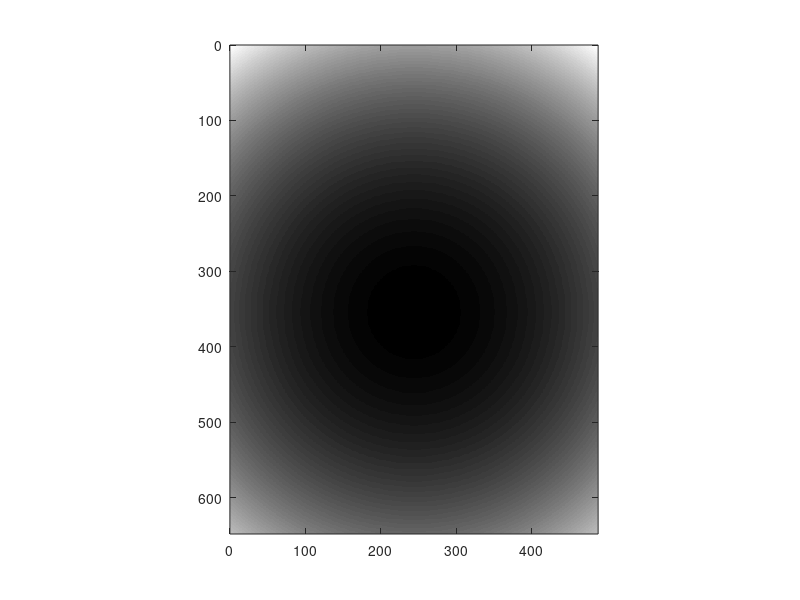

The MATLAB source for this figure: (Note: this script raises an error after producing the figure.)
clear all
tic
% Data reading & stacking
frame_width=648;
frame_height=488;

X_overlapping=30;
Y_overlapping=20;

cmin=10;
cmax_set=20;


frame_width_eff=frame_width-X_overlapping;
frame_height_eff=frame_height-Y_overlapping;


num_of_frame_per_division=16;

normalization_factor=50;

X_mosaic_starting_index=0;
Y_mosaic_starting_index=0;


X_mosaic_number=12;%12;
Y_mosaic_number=16;%16;


starting_frame_index=10;   %0.2 micron per frame, start from 1
frame_average_factor=20;    %averaged to stack
total_stack_number=1;

%

total_FOV_number=X_mosaic_number*Y_mosaic_number;
k=0;


%stiched_volume=zeros(frame_width_eff*X_mosaic_number+X_overlapping,frame_height_eff*Y_mosaic_number+Y_overlapping,num_of_frame_per_division);
% correction image generation

% correction 1 (edge summation correction)

correction_A=ones(frame_width,frame_height);

% left&right bound

for tt=1:X_overlapping
    correction_A(tt,:)=correction_A(tt,:)*(tt/(X_overlapping+1));
    correction_A(frame_width-tt+1,:)=correction_A(frame_width-tt+1,:)*(tt/(X_overlapping+1));
end
for tt=1:Y_overlapping
    correction_A(:,tt)=correction_A(:,tt)*(tt/(Y_overlapping+1));
    correction_A(:,frame_height-tt+1)=correction_A(:,frame_height-tt+1)*(tt/(Y_overlapping+1));
end

imagesc(correction_A);
colormap('gray');
axis equal
xlim([0 size(correction_A,2)]);
ylim([0 size(correction_A,1)]);

G_Ratio=1;
Gaussian_X_width=400*G_Ratio;
Gaussian_Y_width=300*G_Ratio;
X_offset=30;
Y_offset=0;

correction_B_X=ones(frame_width,frame_height);
correction_B_Y=ones(frame_width,frame_height);

for tt=1:frame_height
    correction_B_X(:,tt)=gaussmf((1:frame_width),[Gaussian_X_width frame_width/2+X_offset]);
end
for tt=1:frame_width
    correction_B_Y(tt,:)=gaussmf((1:frame_height),[Gaussian_X_width frame_height/2+Y_offset]);
end
correction_B=1./(correction_B_X.*correction_B_Y);

correction_image=correction_A.*correction_B;
%correction_image(:)=1;
imagesc(correction_B);
colormap('gray');
axis equal
xlim([0 size(correction_B,2)]);
ylim([0 size(correction_B,1)]);

stiched_images=zeros(frame_width_eff*X_mosaic_number+X_overlapping,frame_height_eff*Y_mosaic_number+Y_overlapping,total_stack_number);
for NNN=1:total_stack_number
    
    division_starting_index=floor((starting_frame_index+(NNN-1)*frame_average_factor)/num_of_frame_per_division);   %start from zero
    the_starting_frame_index_in_the_first_division=starting_frame_index+(NNN-1)*frame_average_factor-division_starting_index*num_of_frame_per_division;
    division_end_index=((starting_frame_index+NNN*frame_average_factor)/num_of_frame_per_division);
    division_number=division_starting_index:division_end_index;
    temp_frame_volume=zeros(frame_width,frame_height,num_of_frame_per_division*length(division_number));
    stiched_image=zeros(frame_width_eff*X_mosaic_number+X_overlapping,frame_height_eff*Y_mosaic_number+Y_overlapping);
    
    for N=0:(total_FOV_number-1)
        X_number=rem(N,X_mosaic_number)+X_mosaic_starting_index; %0~2
        Y_number=floor(N/X_mosaic_number)+Y_mosaic_starting_index; %0~2
        X_FOV_number=X_number-X_mosaic_starting_index;
        Y_FOV_number=Y_mosaic_number-1-Y_number+Y_mosaic_starting_index;
        if (X_number<10)&&(Y_number<10)
            folder_path=sprintf('D:\\OCT data\\150731\\2015_0731_150731_pig skin_1st(25 micron)_% d_% d\\',X_number,Y_number);
        elseif (X_number>9)&&(Y_number<10)
            folder_path=sprintf('D:\\OCT data\\150731\\2015_0731_150731_pig skin_1st(25 micron)_%d_% d\\',X_number,Y_number);
        elseif (Y_number>9)&&(X_number<10)
            folder_path=sprintf('D:\\OCT data\\150731\\2015_0731_150731_pig skin_1st(25 micron)_% d_%d\\',X_number,Y_number);
        else
            folder_path=sprintf('D:\\OCT data\\150731\\2015_0731_150731_pig skin_1st(25 micron)_%d_%d\\',X_number,Y_number);
        end
        cd(folder_path);
        mkdir('divide');
        for NN=1:length(division_number)
            file_path=[folder_path sprintf('%08d',division_number(NN))];
            fin=fopen(file_path);
            A=fread(fin,[frame_width,frame_height*num_of_frame_per_division],'float32','b');
            if fin ==-1
                k=k+1;
                fclose('all');
            else
                for q=1:num_of_frame_per_division
                    temp_frame_volume(:,:,(NN-1)*num_of_frame_per_division+q)=A(:,(frame_height*(q-1)+1):frame_height*q).*correction_image;
                end
                fclose('all');
            end
        end
        %temp_frame_volume(:)=1;
        stiched_image(((X_FOV_number)*frame_width_eff+1):((X_FOV_number)*frame_width_eff+frame_width),((Y_FOV_number)*frame_height_eff+1):((Y_FOV_number)*frame_height_eff+frame_height))=stiched_image(((X_FOV_number)*frame_width_eff+1):((X_FOV_number)*frame_width_eff+frame_width),((Y_FOV_number)*frame_height_eff+1):((Y_FOV_number)*frame_height_eff+frame_height))+mean(temp_frame_volume(:,:,the_starting_frame_index_in_the_first_division:(the_starting_frame_index_in_the_first_division+frame_average_factor-1)),3);
        disp(N);

    end
    if max(max(stiched_image))<cmax_set
        cmax=max(max(stiched_image));
    else
        cmax=cmax_set;
    end
    Normailzed_image=(stiched_image-cmin)/cmax;
    Normailzed_image(Normailzed_image>1)=1;
    Normailzed_image(Normailzed_image<0)=0;
    imwrite(Normailzed_image,[cd,'\divide\',sprintf('stiched_image_%.1f micron',(starting_frame_index+(NNN-1)*frame_average_factor)*0.2),'.png']);
    fout=fopen([cd,'\divide\',sprintf('stiched_image_%.1f micron',(starting_frame_index+(NNN-1)*frame_average_factor)*0.2)],'w+');
    fwrite(fout,stiched_image,'float32','b');
end
    %imagesc(histeq(stiched_image,[0 1]));
    %colormap('gray');
    %caxis([0 1]);
    %axis equal
    %xlim([0 size(stiched_image,2)]);
    %ylim([0 size(stiched_image,1)]);
    
    
    %fin2=fopen([cd,'\divide\',sprintf('stiched_image_%.1f micron',(starting_frame_index+(NNN-1)*frame_average_factor)*0.2)]);
    %QQQ=fread(fin2,[size(stiched_image,1),size(stiched_image,2)],'float32','b');

    %imagesc(histeq(stiched_image,[0.2:0.001:0.5]));

    %for QQQ=1:4
    %    Normailzed_image=(mean(stiched_volume(:,:,((QQQ-1)*4+1):((QQQ)*4)),3)-cmin)/cmax;
    %    Normailzed_image(Normailzed_image>1)=1;
    %    %stiched_images(:,:,NN)=mean(stiched_volume,3);
    %    imwrite(Normailzed_image,[cd,'\divide\',sprintf('stiched_image_%d.png',(NN-1)*4+QQQ),'.png']);
    %end
    %for QQQ=1:16
    %    Normailzed_image=(mean(stiched_volume(:,:,QQQ),3)-cmin)/cmax;
    %    Normailzed_image(Normailzed_image>1)=1;
        %stiched_images(:,:,NN)=mean(stiched_volume,3);
    %    imwrite(Normailzed_image,[cd,'\divide3\',sprintf('stiched_image_%d.png',(NN-1)*16+QQQ),'.png']);
    %end
    %stiched_volume=zeros(frame_width_eff*X_mosaic_number+X_overlapping,frame_height_eff*Y_mosaic_number+Y_overlapping,num_of_frame_per_division);
toc
%
disable=1;
if disable==0
frame_starting_index=85;
total_frame_number=20;

%stiched_image=mean(stiched_volume(:,:,frame_starting_index:(frame_starting_index+total_frame_number-1)),3);


%
NNN=1;
stiched_image=stiched_images(:,:,NNN);

imagesc(stiched_image);
colormap('gray');
caxis([cmin cmax]);
axis equal
xlim([0 size(stiched_image,2)]);
ylim([0 size(stiched_image,1)]);

Normailzed_image=(stiched_image-cmin)/cmax;
Normailzed_image(Normailzed_image>1)=1;

imagesc(Normailzed_image);
colormap('gray');
caxis([0 1]);
axis equal
xlim([0 size(stiched_image,2)]);
ylim([0 size(stiched_image,1)]);

%% Stacking
%Frame_spacing=5;
%Stacking_starting_frame=1;
%Total_stacked_frame_number=38;

%for qq=1:Total_stacked_frame_number
%    findex=Stacking_starting_frame+(qq-1)*Frame_spacing;
%    stiched_image=mean(stiched_volume(:,:,findex:(findex+total_frame_number-1)),3);
%    Normailzed_image=(stiched_image-cmin)/cmax;
%    Normailzed_image(Normailzed_image>1)=1;
%    imwrite(Normailzed_image,[cd,'\divide\',sprintf('averaged_frame_%d.png',qq),'.png']);
%end

end